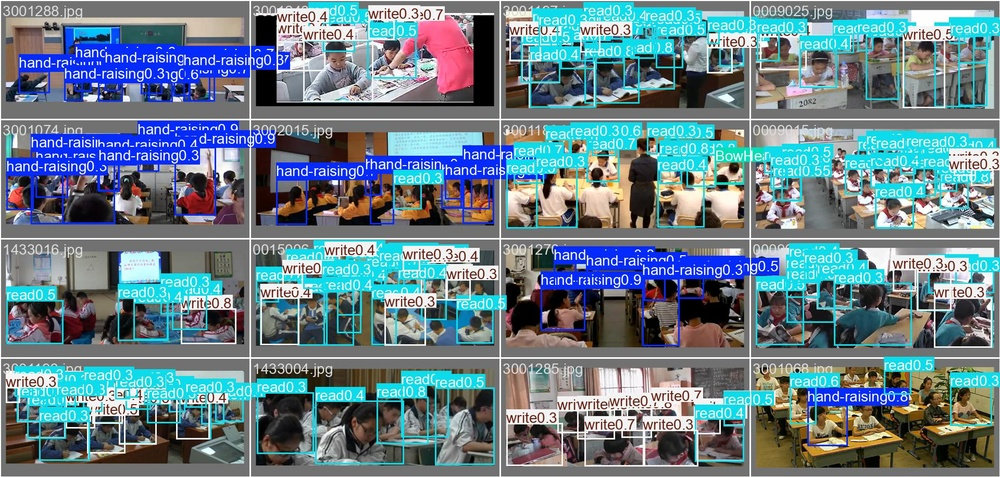
#> input picture 3_metricas/entrenamiento/val_batch0_pred.jpg, 1000 x 477 px, shrunk from 1920 x 916 before the run
$ python -i metricas.py   (imports and definitions only)   (older library calls are emulated)
#> lines starting #> are read from the running program, lines starting #| are printed output that depends on the picture
#> further down, picture is the input picture: shape (477, 1000, 3); mean B, G, R 136.9, 126.6, 105.7
"""Métricas de calidad (S03) y de comparación de detecciones (RF-09)."""
import time

import cv2
import numpy as np
from skimage.metrics import peak_signal_noise_ratio, structural_similarity


def mse(a, b):
    return float(np.mean((a.astype(np.float64) - b.astype(np.float64)) ** 2))


def psnr(referencia, imagen):
    return float(peak_signal_noise_ratio(referencia, imagen, data_range=255))


def ssim(referencia, imagen):
    return float(structural_similarity(referencia, imagen, channel_axis=2, data_range=255))


def contraste(imagen):
    """Desviación estándar de la luminancia."""
    return float(np.std(cv2.cvtColor(imagen, cv2.COLOR_BGR2GRAY)))


def cronometrar(funcion, *args):
    """Devuelve (resultado, milisegundos)."""
    inicio = time.perf_counter()
    resultado = funcion(*args)
    return resultado, (time.perf_counter() - inicio) * 1000


def iou(a, b):
    ix = max(0, min(a[2], b[2]) - max(a[0], b[0]))
    iy = max(0, min(a[3], b[3]) - max(a[1], b[1]))
    inter = ix * iy
    union = (a[2] - a[0]) * (a[3] - a[1]) + (b[2] - b[0]) * (b[3] - b[1]) - inter
    return inter / union if union > 0 else 0.0


def recuperadas(referencia, candidatas, iou_minimo):
    """Cuántas detecciones de referencia reaparecen (misma clase, IoU >= mínimo)."""
    usadas, aciertos = set(), 0
    for r in referencia:
        for i, c in enumerate(candidatas):
            if i not in usadas and c["clase"] == r["clase"] and iou(r["bbox"], c["bbox"]) >= iou_minimo:
                usadas.add(i)
                aciertos += 1
                break
    return aciertos


def calidad_sin_referencia(imagen):
    """Calidad sin imagen limpia: brillo (0-1), contraste, nitidez (varianza del Laplaciano) y
    ruido estimado (método de Immerkaer sobre la luminancia)."""
    gris = cv2.cvtColor(imagen, cv2.COLOR_BGR2GRAY).astype(np.float64)
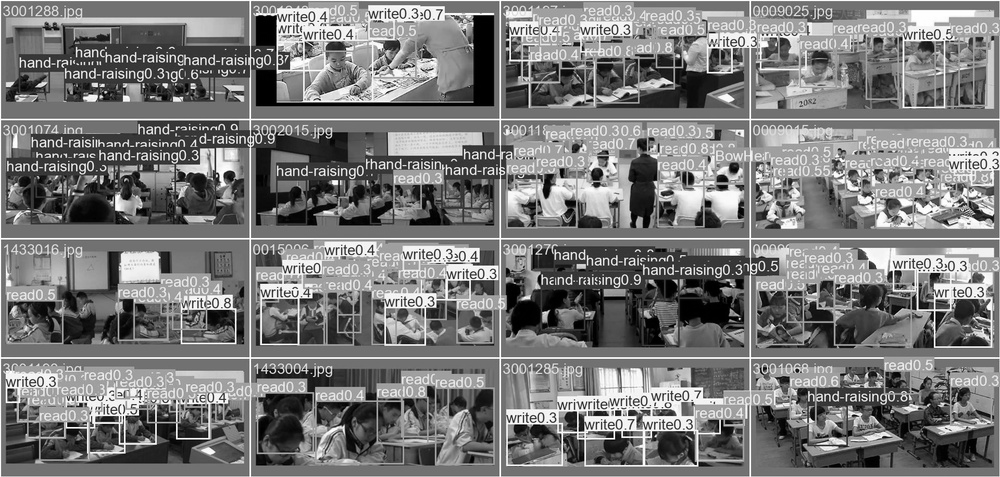
#> gris: shape (477, 1000) float64; min 0, max 255, mean 121.5
    nucleo = np.array([[1, -2, 1], [-2, 4, -2], [1, -2, 1]], dtype=np.float64)
    alto, ancho = gris.shape
#> alto = 477; ancho = 1000
    ruido = float(np.sqrt(np.pi / 2) / (6 * (ancho - 2) * (alto - 2)) * np.abs(cv2.filter2D(gris, -1, nucleo)[1:-1, 1:-1]).sum())
#> ruido = 6.12
    return {
        "brillo": round(float(gris.mean() / 255.0), 4),
        "contraste": round(float(gris.std()), 2),
        "nitidez": round(float(cv2.Laplacian(gris, cv2.CV_64F).var()), 2),
        "ruido": round(ruido, 2),
    }

>>> import cv2
>>> picture = cv2.imread('../../3_metricas/entrenamiento/val_batch0_pred.jpg')
>>> result = calidad_sin_referencia(picture)
#> result = {'brillo': 0.477, 'contraste': 63.72, 'nitidez': 6648.2, 'ruido': 6.12}

$ run again, on 3_metricas/entrenamiento/val_batch1_pred.jpg
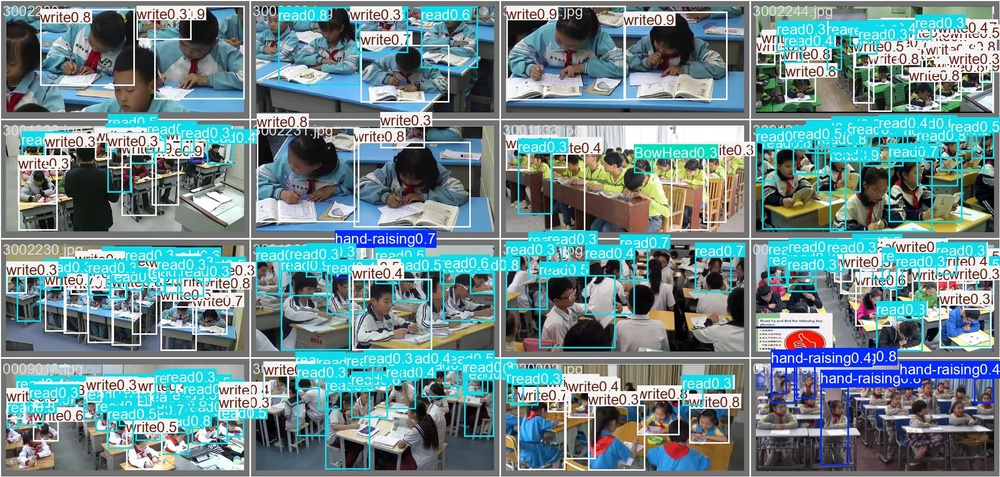
#> input picture 3_metricas/entrenamiento/val_batch1_pred.jpg, 1000 x 477 px, shrunk from 1920 x 916 before the run
#> picture is the input picture: shape (477, 1000, 3); mean B, G, R 140.1, 136.6, 112.2
#> in calidad_sin_referencia, `gris = cv2.cvtColor(imagen, cv2.COLOR_BGR2GRAY).astype(np.float64)`:
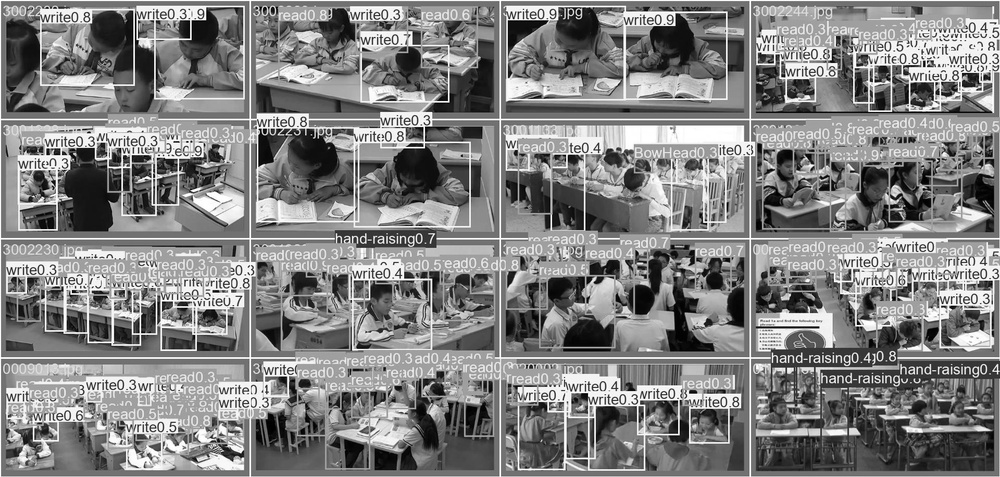
#> gris: shape (477, 1000) float64; min 0, max 255, mean 129.7
#> ruido = 6.61
#> result = {'brillo': 0.509, 'contraste': 65.68, 'nitidez': 7178.7, 'ruido': 6.61}

$ run again, on 3_metricas/entrenamiento/val_batch2_pred.jpg
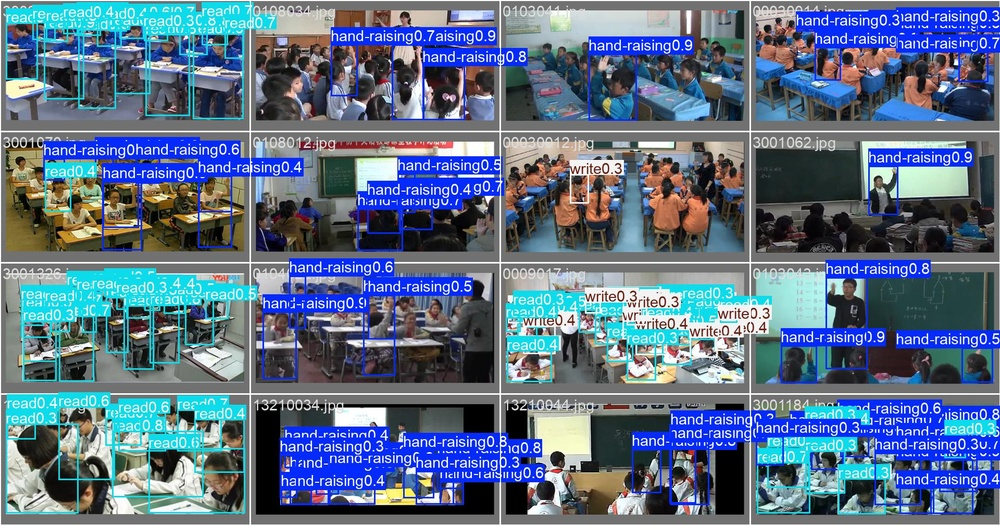
#> input picture 3_metricas/entrenamiento/val_batch2_pred.jpg, 1000 x 525 px, shrunk from 1920 x 1008 before the run
#> picture is the input picture: shape (525, 1000, 3); mean B, G, R 135.1, 111.7, 93
#> in calidad_sin_referencia, `gris = cv2.cvtColor(imagen, cv2.COLOR_BGR2GRAY).astype(np.float64)`:
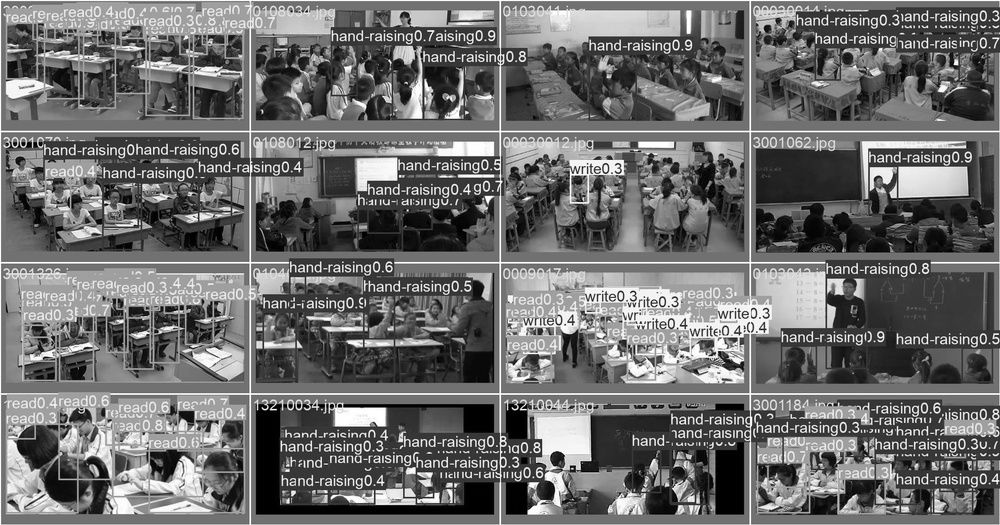
#> gris: shape (525, 1000) float64; min 0, max 255, mean 108.8
#> ruido = 5.81
#> result = {'brillo': 0.426, 'contraste': 64.39, 'nitidez': 6253.6, 'ruido': 5.81}
